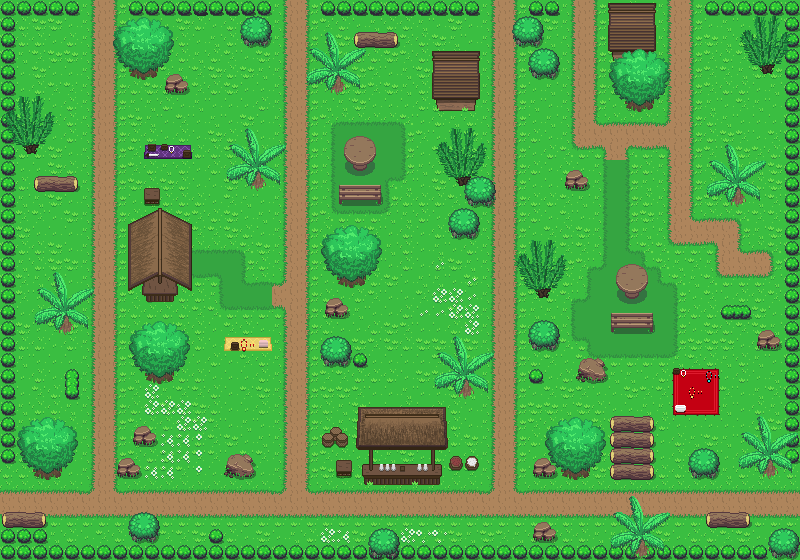

Below is a game level as drawn by its tile map, then a one-line description and the .tmx that defines it (tile-layer data replaced by summaries):
An orthogonal 50x35 tile map with 16x16 px tiles, 6 tile layers (base, buildings, objects, items, ...), 2 tilesets.

<map version="1.0" tiledversion="1.0.2" orientation="orthogonal" renderorder="left-down" width="50" height="35" tilewidth="16" tileheight="16" nextobjectid="1">
 <tileset firstgid="1" source="../../Tileset/Overworld.tsx" />
 <tileset firstgid="1729" source="../../Tileset/Building.tsx" />
 <layer name="base" width="50" height="35">
  <data>[1750 cells, 1750 non-empty, 32 distinct tile ids]</data>
 </layer>
 <layer name="buildings" width="50" height="35">
  <data>[1750 cells, 53 non-empty, 43 distinct tile ids]</data>
 </layer>
 <layer name="objects" width="50" height="35">
  <data>[1750 cells, 277 non-empty, 50 distinct tile ids]</data>
 </layer>
 <layer name="items" width="50" height="35">
  <data>[1750 cells, 10 non-empty, 8 distinct tile ids]</data>
 </layer>
 <layer name="trees" width="50" height="35">
  <data>[1750 cells, 108 non-empty, 16 distinct tile ids]</data>
 </layer>
 <layer name="AbovePlayer" width="50" height="35">
  <properties>
   <property name="unity:sortingLayerName" value="" />
  </properties>
  <data>[1750 cells, 283 non-empty, 85 distinct tile ids]</data>
 </layer>
</map>
